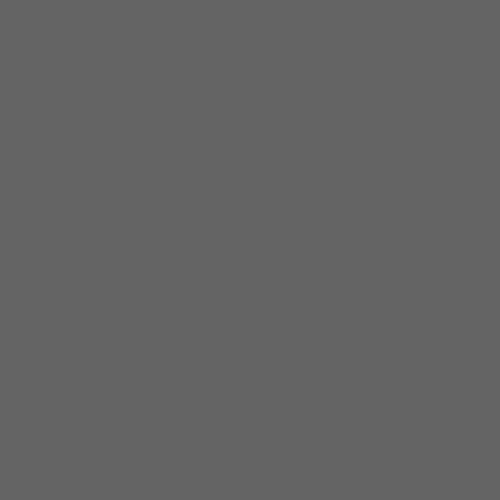
Frame 1 (no input)
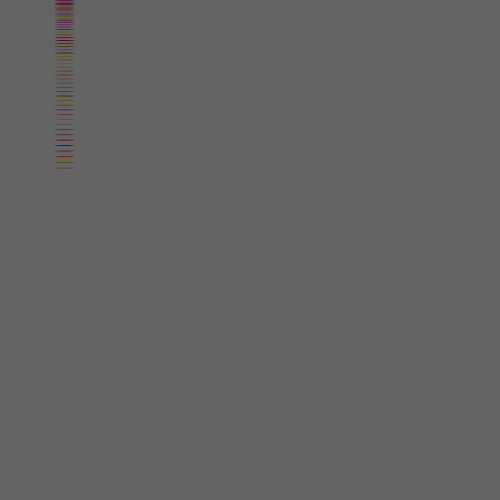
Frame 60 (the mouse pressed at the canvas centre just before this capture)
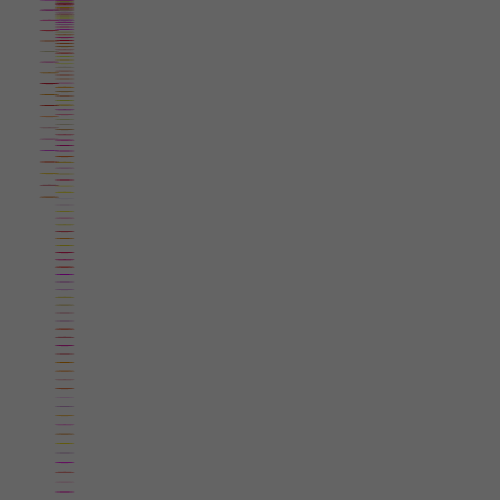
Frame 120 (the mouse held since frame 60 and released just before this capture)

The Processing sketch that drew these frames (run headless with seeded random() and noise(); from frame 60 on, the mouse is pressed at the canvas centre):

// Processing sketch: processing_30584
// ── processing_30584.pde

// Learning Processing
// Daniel Shiffman
// http://www.learningprocessing.com
 
// Example 5-9: Simple Gravity
 
float x = random(100);   // x location of square
float y = -3;     // y location of square
float posx = random(100);
float posy;
float speed = 0;   // speed of square
 
// A new variable, for gravity (i.e. acceleration).  
// We use a relatively small number (0.1) because this accelerations accumulates over time, increasing the speed.  
// Try changing this number to 2.0 and see what happens.
float gravity = 0.1; 
 
void setup() {
  size(500,500);
  background(100);
  //iniciar(0,random(height));
}
  // Display the square
void dibujarpelota(){
  fill(devuelveColor());
  smooth();
  noStroke();
  ellipseMode(CENTER);
  ellipse(x,y,20,1);
     
  // Add speed to location.
  y = y + speed;
   
  // Add gravity to speed.
  speed = speed + gravity;
 } 
 
void render (){
 //x = x + 10;
 // if (y > height)
    // Multiplying by -0.95 instead of -1 slows the square down each time it bounces (by decreasing speed). 
    // This is known as a "dampening" effect and is a more realistic simulation of the real world (without it, a ball would bounce forever).
   // speed = speed * -0.95;
   if (y > height) {
   x = random(500);
   y = 0;
}
 // If square reaches the bottom
  // iniciar?
 /*void iniciar(float xx, float yy){
   posx = xx;
   posy = yy;
 }*/
}
 
 
   
color devuelveColor(){
  float rojo = random(80,100);
  float verde = random(0,100);
  float azul = random(0,100);
  return color(rojo,verde,azul);
  }
   
void draw(){
render();
loop();
dibujarpelota();

}
